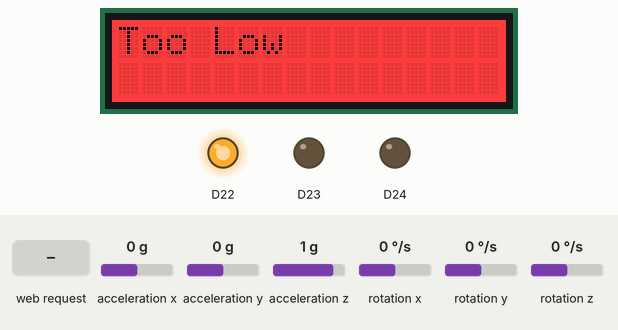
This sketch was run on a simulated Arduino Nano RP2040 Connect. Shown: 16×2 character LCD, output pins drawn as LEDs (lit = HIGH). The test bench sets the inputs (shaded band); at power-on: rotation y 0 °/s, acceleration x 0 g, acceleration y 0 g, acceleration z 1 g, rotation x 0 °/s, rotation z 0 °/s. What the sketch prints to the serial monitor is not drawn.

Above: at 11.2 s.
11.3 s: rotation y set to 22 °/s
14.3 s: rotation y set to 28 °/s
At 15.1 s:
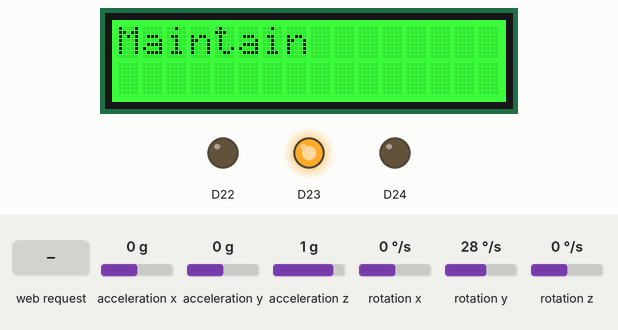
At 17.2 s:
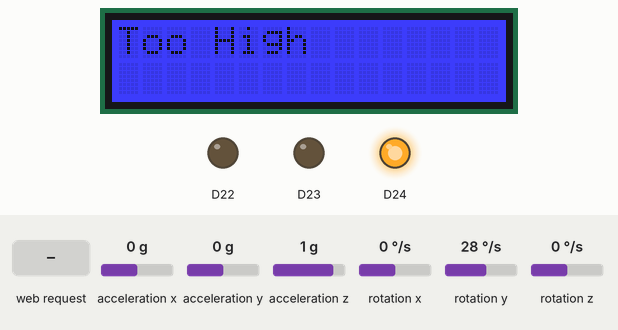
17.3 s: HTTP request GET /data received
20.3 s: acceleration x set to 1.4 g
23.3 s: acceleration y set to -1.4 g
26.3 s: acceleration z set to -1.4 g
Timing chart, 0 to 29.5 s (numbered marks = the images above; inputs shaded):
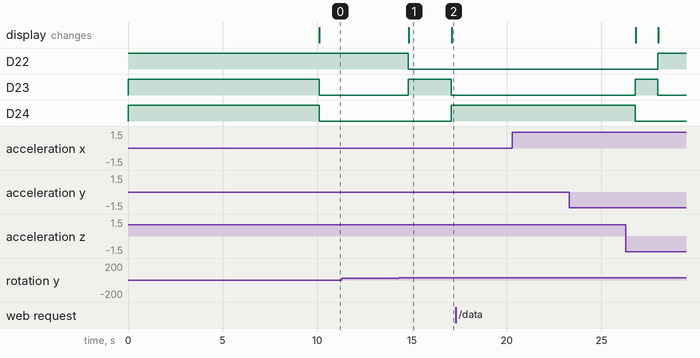

The sketch:

legsense.ino
```cpp
/**
 * File         : legsense.ino
 * Author       : Andrew Woska
 *                Young Ma
 * Project      : LegSense
 * Purpose      : Measures angle of leg lift using an IMU
 *
 * Board        : Arduino Nano RP2040 Connect
 *
 * Modules      : Arduino_LSM6DSOX, MadgwickAHRS
 *
 * Created on   : 10/11/2023
 * Updated on   : 11/29/2023
 * Changelist   :
 *      BLE is disabled for now
 */

// Dependencies
#include <Arduino_LSM6DSOX.h>
#include <MadgwickAHRS.h>
#include "legsense.h"
#include "http.h"
#include <DFRobot_RGBLCD1602.h>
#include <Wire.h>
// #include "ble.h"

/* global variables */
imu_data_t imu_data;

Madgwick filter;
// Ticker tick;

int rate; // sample rate in Hz
unsigned long microsPerReading, microsPrevious;
float bound_high, bound_low, bound_center;

// LCD
DFRobot_RGBLCD1602 lcd(/*RGBAddr*/ 0x60, /*lcdCols*/ 16, /*lcdRows*/ 2);

/* implementation */

void setup()
{
    Serial.begin(115200);

    // Set up LEDs
    pinMode(LEDR, OUTPUT);
    pinMode(LEDG, OUTPUT);
    pinMode(LEDB, OUTPUT);
    digitalWrite(LEDR, HIGH);
    digitalWrite(LEDG, HIGH);
    digitalWrite(LEDB, HIGH);

    lcd.init();
    lcd.setRGB(255, 255, 255);
    lcd.print("LegSense v0.1");

    // Set up IMU
    delay(10);
    printlns("LegSense v0.1");
    if (!IMU.begin())
    {
        printlns("Failed to initialize IMU!");
        while (1)
            ;
    }

    prints("Accelerometer sample rate = ");
    prints(IMU.accelerationSampleRate());
    printlns("Hz");
    printlns();

    prints("Gyroscope sample rate = ");
    prints(IMU.gyroscopeSampleRate());
    printlns("Hz");
    printlns();

    rate = min(IMU.gyroscopeSampleRate(), IMU.accelerationSampleRate());

    // set bounds
    bound_low = DEFAULT_BOUND_LOW;
    bound_high = DEFAULT_BOUND_HIGH;
    bound_center = (bound_low + bound_high) / 2; // default 3x degrees

    // Connectivity
    // Wi-Fi AP and HTTP server
    setAP();
    // BLE
    // bleSetup();

    filter.begin(rate);

    microsPerReading = 1000000 / rate;
    microsPrevious = micros();
}

void loop()
{
    unsigned long microsNow;
    rating_t rating = RATING_NONE;

    microsNow = micros();
    if (microsNow - microsPrevious >= microsPerReading)
    {
        read_sensors();
        microsPrevious = microsNow + microsPerReading;
        // if in good range
        print_orientation_data();
        set_led();
        set_lcd();
        handle_client(imu_data);
        // bleNotify(imu_data);
    }
    delay(1);
}

void read_sensors()
{
    if (IMU.accelerationAvailable())
    {
        IMU.readAcceleration(imu_data.Ax, imu_data.Ay, imu_data.Az);
        print_accel_data();
    }

    if (IMU.gyroscopeAvailable())
    {
        IMU.readGyroscope(imu_data.Gx, imu_data.Gy, imu_data.Gz);
        print_gyro_data();
    }
    filter.updateIMU(imu_data.Gx, imu_data.Gy, imu_data.Gz, imu_data.Ax, imu_data.Ay, imu_data.Az);
    imu_data.roll = filter.getRoll();
    imu_data.pitch = filter.getPitch();
    imu_data.yaw = filter.getYaw();
}

rating_t get_rating()
{
    float angle = abs(imu_data.pitch);
    lcd.clear();
    if (angle < bound_low)
    {

        return RATING_BAD_ANGLE_LOW;
    }
    else if (angle > bound_high)
    {
        return RATING_BAD_ANGLE_HIGH;
    }
    else
    {
        return RATING_GOOD_GENERIC;
    }
}

void print_accel_data()
{
#ifndef FILTER_ONLY
    printlns("Accelerometer data: ");
    prints(imu_data.Ax);
    prints('\t');
    prints(imu_data.Ay);
    prints('\t');
    prints(imu_data.Az);
    printlns();
#endif // FILTER_ONLY
}

void print_gyro_data()
{
#ifndef FILTER_ONLY
    printlns("Gyroscope data: ");
    prints(imu_data.Gx);
    prints('\t');
    prints(imu_data.Gy);
    prints('\t');
    prints(imu_data.Gz);
    printlns();
#endif // FILTER_ONLY
}

void print_orientation_data()
{
#ifndef FILTER_ONLY
    printlns("Orientation data: ");
#endif // FILTER_ONLY
    prints(imu_data.roll);
    prints('\t');
    prints(imu_data.pitch);
    prints('\t');
    prints(imu_data.yaw);
    printlns();
}

void set_led()
{
    if (imu_data.pitch < bound_low)
    {
        digitalWrite(LEDR, HIGH);
        digitalWrite(LEDG, LOW);
        digitalWrite(LEDB, LOW);
    }
    else if (imu_data.pitch > bound_high)
    {
        digitalWrite(LEDR, LOW);
        digitalWrite(LEDG, LOW);
        digitalWrite(LEDB, HIGH);
    }
    else
    {
        digitalWrite(LEDR, LOW);
        digitalWrite(LEDG, HIGH);
        digitalWrite(LEDB, LOW);
    }
}

void set_lcd()
{
    lcd.clear();
    if (imu_data.pitch < bound_low)
    {
        lcd.setRGB(255, 0, 0);
        lcd.print("Too Low");

    }
    else if (imu_data.pitch > bound_high)
    {
        lcd.setRGB(0, 0, 255);
        lcd.print("Too High");

    }
    else
    {
        lcd.setRGB(0, 255, 0);
        lcd.print("Maintain");

    }
}
```

ble.cpp
```cpp
#include "ble.h"

void bleSetup(){
    BLE.setLocalName("LegSense");
    BLE.setAdvertisedService(legSenseService);
    legSenseService.addCharacteristic(accelXChar);
    legSenseService.addCharacteristic(accelYChar);
    legSenseService.addCharacteristic(accelZChar);
    legSenseService.addCharacteristic(gyroXChar);
    legSenseService.addCharacteristic(gyroYChar);
    legSenseService.addCharacteristic(gyroZChar);
    legSenseService.addCharacteristic(rollChar);
    legSenseService.addCharacteristic(pitchChar);
    legSenseService.addCharacteristic(yawChar);
    BLE.addService(legSenseService);
    BLE.advertise();
}


void bleNotify(imu_data_t imu_data){
    accelXChar.writeValue(imu_data.Ax);
    accelYChar.writeValue(imu_data.Ay);
    accelZChar.writeValue(imu_data.Az);
    gyroXChar.writeValue(imu_data.Gx);
    gyroYChar.writeValue(imu_data.Gy);
    gyroZChar.writeValue(imu_data.Gz);
    rollChar.writeValue(imu_data.roll);
    pitchChar.writeValue(imu_data.pitch);
    yawChar.writeValue(imu_data.yaw);
}
```

ble.h
```cpp
#ifndef BLE_H
#define BLE_H

#include <ArduinoBLE.h>

#ifndef LEGSENSE_H
#include "legsense.h"
#endif // LEGSENSE_H

BLEService legSenseService("51cf29a9-692f-4dc9-9dba-5f08dc9a60c2");
BLEByteCharacteristic accelXChar("51cf29a9-692f-4dc9-9dba-5f08dc9a60b2", BLERead | BLENotify);
BLEByteCharacteristic accelYChar("51cf29a9-692f-4dc9-9dba-5f08dc9a60c1", BLERead | BLENotify);
BLEByteCharacteristic accelZChar("51cf29a9-692f-4dc9-9dba-5f08dc9a60e2", BLERead | BLENotify);
BLEByteCharacteristic gyroXChar("51cf29a9-692f-4dc9-9dba-5f08dc9a60c3", BLERead | BLENotify);
BLEByteCharacteristic gyroYChar("51cf29a9-692f-4dc9-9dba-5f08dc9a60c4", BLERead | BLENotify);
BLEByteCharacteristic gyroZChar("51cf29a9-692f-4dc9-9dba-5f08dc9a60c5", BLERead | BLENotify);
BLEByteCharacteristic rollChar("51cf29a9-692f-4dc9-9dba-5f08dc9a60c6", BLERead | BLENotify);
BLEByteCharacteristic pitchChar("51cf29a9-692f-4dc9-9dba-5f08dc9a60c7", BLERead | BLENotify);
BLEByteCharacteristic yawChar("51cf29a9-692f-4dc9-9dba-5f08dc9a60c8", BLERead | BLENotify);


void bleSetup();

void bleNotify(imu_data_t imu_data);
#endif // BLE_H
```

http.cpp
```cpp
// Contains the WiFi AP setup, and HTTP server setup.
#include "http.h"

const char *ssid = "LegSense";
const char *pass = "rp2040Nano";

WiFiServer server(80);

int status = WL_IDLE_STATUS;

const char index_html[] PROGMEM = R"rawliteral(
<!DOCTYPE HTML><html>
<head>
  <title>IMU Data</title>
  <style>
    body {
      font-family: Arial, sans-serif;
      background-color: #f4f4f4;
      text-align: center;
      color: #333;
      margin: 0;
      padding: 0;
    }
    h1 {
      color: #4CAF50;
    }
    p {
      font-size: 1.2em;
    }
    #data-container {
      margin-top: 50px;
    }
    .data-field {
      background-color: #fff;
      border: 1px solid #ddd;
      padding: 10px;
      margin: 20px auto;
      width: 300px;
      border-radius: 8px;
      box-shadow: 0 2px 4px rgba(0,0,0,0.1);
    }
    .data-field span {
      font-weight: bold;
      color: #4CAF50;
    }
  </style>
  <script>
    function fetchData() {
        var xhttp = new XMLHttpRequest();
        xhttp.onreadystatechange = function() {
            if (this.readyState == 4 && this.status == 200) {
                var data = JSON.parse(this.responseText);
                document.getElementById("accelX").innerText = data.accelX;
                document.getElementById("accelY").innerText = data.accelY;
                document.getElementById("accelZ").innerText = data.accelZ;
                document.getElementById("gyroX").innerText = data.gyroX;
                document.getElementById("gyroY").innerText = data.gyroY;
                document.getElementById("gyroZ").innerText = data.gyroZ;
                document.getElementById("roll").innerText = data.roll;
                document.getElementById("pitch").innerText = data.pitch;
                document.getElementById("yaw").innerText = data.yaw;
            }
        };
        xhttp.open("GET", "/data", true);
        xhttp.send();
    }
    setInterval(fetchData, 1000);
  </script>
</head>
<body>
    <h1>IMU Data</h1>
    <p>Accelerometer X: <span id="accelX"></span></p>
    <p>Accelerometer Y: <span id="accelY"></span></p>
    <p>Accelerometer Z: <span id="accelZ"></span></p>
    <p>Gyroscope X: <span id="gyroX"></span></p>
    <p>Gyroscope Y: <span id="gyroY"></span></p>
    <p>Gyroscope Z: <span id="gyroZ"></span></p>
    <p>Roll: <span id="roll"></span></p>
    <p>Pitch: <span id="pitch"></span></p>
    <p>Yaw: <span id="yaw"></span></p>
</body>
</html>
)rawliteral";

// Starts the WiFi AP for a client to connect to
// and starts the HTTP server once AP is up
void setAP()
{
    Serial.println("\n[*] Creating AP");
    status = WiFi.beginAP(ssid, pass);
    if (status != WL_AP_LISTENING)
    {
        Serial.println("Creating access point failed");
        // don't continue, blue light will go off, red means something went wrong
        digitalWrite(LEDB, LOW);
        digitalWrite(LEDR, HIGH);
        while (true)
            ;
    }
    Serial.print("[+] AP Created with IP Gateway ");
    Serial.println(WiFi.gatewayIP());
    delay(10000); // 10 second delay
    server.begin();
}

// handle_client()
// handles client requests
// and prints the IMU data to the client
// on every get request

void handle_client(imu_data_t imu_data)
{
    WiFiClient client = server.available();
    // if there is a client connected
    if (client)
    {
        Serial.println("[*] Client connected");
        // wait for the client to send data
        while (client.connected())
        {
            // if there is data available
            if (client.available())
            {
                // read the data
                String req = client.readStringUntil('\r');
                Serial.println(req);
                client.flush();

                if (req.indexOf("GET / ") != -1)
                {
                    client.println("HTTP/1.1 200 OK");
                    client.println("Content-Type: text/html");
                    client.println("Connection: close");
                    client.println();
                    client.println(index_html); // Send the HTML content
                }

                // if the request is a GET request for the /data endpoint
                if (req.indexOf("GET /data") != -1)
                {
                    // send the IMU data
                    client.println("HTTP/1.1 200 OK");
                    client.println("Content-Type: application/json");
                    client.println("Connection: close");
                    client.println();

                    // Send the IMU data in JSON format
                    client.print("{\"accelX\":");
                    client.print(imu_data.Ax);
                    client.print(",\"accelY\":");
                    client.print(imu_data.Ay);
                    client.print(",\"accelZ\":");
                    client.print(imu_data.Az);
                    client.print(",\"gyroX\":");
                    client.print(imu_data.Gx);
                    client.print(",\"gyroY\":");
                    client.print(imu_data.Gy);
                    client.print(",\"gyroZ\":");
                    client.print(imu_data.Gz);
                    client.print(",\"roll\":");
                    client.print(imu_data.roll);
                    client.print(",\"pitch\":");
                    client.print(imu_data.pitch);
                    client.print(",\"yaw\":");
                    client.print(imu_data.yaw);
                    client.println("}");
                }
            }
        }
    }
}
```

http.h
```cpp
#ifndef HTTP_H
#define HTTP_H
// HTTP Server
// include wifinina
#include <WiFiNINA.h>

#ifndef LEGSENSE_H
#include "legsense.h"
#endif // LEGSENSE_H


// creates a wifi access point
void setAP();

// handles HTTP requests
void handle_client(imu_data_t imu_data);


#endif // HTTP_H
```

legsense.h
```cpp
/**
 * File         : legsense.h
 * Author       : Andrew Woska
 *                Young Ma
 * Project      : LegSense
 * Purpose      : Measures angle of leg lift using an IMU
 *
 * Created on   : 10/16/2023
 * Updated on   : 11/12/2023
 * Changelist   :
 */

#pragma once

#ifndef LEGSENSE_H
#define LEGSENSE_H

/* constants */
#define DEBUG
#define FILTER_ONLY

#define DEFAULT_BOUND_LOW   20.0    // 20 degrees
#define DEFAULT_BOUND_HIGH  40.0    // 40 degrees
#define DEFAULT_HOLD_TIME   5000    // 5s

/* macros */

// print safe
#ifdef DEBUG
#define printlns(s) ( Serial.println(s) )
#define prints(s)   ( Serial.print(s) )
#define prinths(s)  ( Serial.print(s, HEX) )
#else
#define printlns(s) (0)
#define prints(s)   (0)
#define prinths(s)  (0)
#endif //DEBUG

/* types */

/**
 * type for holding relevant IMU data
 */
typedef struct {
    float
        // accelerometer values
        Ax,
        Ay,
        Az,
        // gyroscope values
        Gx,
        Gy,
        Gz,
        // orientation values
        roll,
        pitch,
        yaw;
} imu_data_t;

/**
 * type to represent leg lift ratings
 */
typedef enum {
    RATING_NONE             = 0x00,

    // angle ratings
    RATING_BAD_ANGLE_LOW    = 0x11,
    RATING_BAD_ANGLE_HIGH   = 0x12,
    RATING_CLOSE_ANGLE      = 0x13,

    // timing ratings
    RATING_TOO_SHORT        = 0x21,
    RATING_TOO_LONG         = 0x22,

    // good ratings
    RATING_GOOD_GENERIC     = 0x80,
} rating_t;

/* functions */

/**
 * updates all values in imu_data
 */
void read_sensors();

/**
 * get the rating of the current leg lift
 */
rating_t get_rating();

/**
 * prints out accelerometer data if DEBUG is defined
 */
void print_accel_data();

/**
 * prints out gyroscope data if DEBUG is defined
 */
void print_gyro_data();

/**
 * prints out orientation data
 */
void print_orientation_data();

/**
 * set LED based on orientation using rating
 */
void set_led();

#endif // LEGSENSE_H
```

Measured:
- the behaviour switches between 24 and 25 °/s on rotation y (found by bisection; images 0 and 1)
- after the input at 14.3 s, D22: HIGH → LOW after 0.51 s instead of 0.80 s; D23: LOW → HIGH after 0.51 s instead of 0.80 s; D24: LOW → HIGH after 2.8 s
- what the display in image 1 shows lasts 2.3 s, from 14.8 s to 17.1 s
